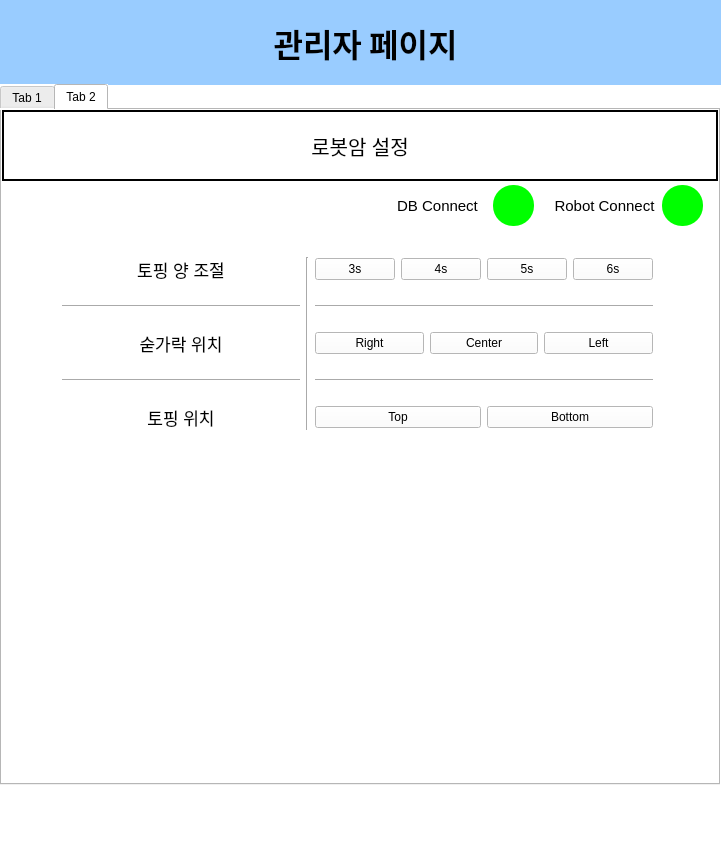
<?xml version="1.0" encoding="UTF-8"?>
<ui version="4.0">
 <class>Dialog</class>
 <widget class="QDialog" name="Dialog">
  <property name="geometry">
   <rect>
    <x>0</x>
    <y>0</y>
    <width>721</width>
    <height>852</height>
   </rect>
  </property>
  <property name="windowTitle">
   <string>Dialog</string>
  </property>
  <property name="styleSheet">
   <string notr="true"> background-color:rgb(255, 255, 255);</string>
  </property>
  <widget class="QLabel" name="choose_option_title_label">
   <property name="geometry">
    <rect>
     <x>-10</x>
     <y>0</y>
     <width>751</width>
     <height>85</height>
    </rect>
   </property>
   <property name="minimumSize">
    <size>
     <width>0</width>
     <height>85</height>
    </size>
   </property>
   <property name="maximumSize">
    <size>
     <width>16777215</width>
     <height>85</height>
    </size>
   </property>
   <property name="font">
    <font>
     <family>Pretendard ExtraBold</family>
     <pointsize>24</pointsize>
     <weight>75</weight>
     <bold>true</bold>
    </font>
   </property>
   <property name="styleSheet">
    <string notr="true"> background-color:rgb(153, 204, 255);
</string>
   </property>
   <property name="text">
    <string>관리자 페이지</string>
   </property>
   <property name="alignment">
    <set>Qt::AlignCenter</set>
   </property>
  </widget>
  <widget class="QTabWidget" name="tabWidget">
   <property name="geometry">
    <rect>
     <x>0</x>
     <y>84</y>
     <width>720</width>
     <height>701</height>
    </rect>
   </property>
   <property name="tabPosition">
    <enum>QTabWidget::North</enum>
   </property>
   <property name="currentIndex">
    <number>1</number>
   </property>
   <widget class="QWidget" name="tab_1">
    <attribute name="title">
     <string>Tab 1</string>
    </attribute>
    <widget class="QLabel" name="label_22">
     <property name="geometry">
      <rect>
       <x>0</x>
       <y>0</y>
       <width>716</width>
       <height>71</height>
      </rect>
     </property>
     <property name="styleSheet">
      <string notr="true">font: 20px</string>
     </property>
     <property name="frameShape">
      <enum>QFrame::WinPanel</enum>
     </property>
     <property name="text">
      <string>품절 상품 관리</string>
     </property>
     <property name="alignment">
      <set>Qt::AlignCenter</set>
     </property>
    </widget>
    <widget class="QWidget" name="gridLayoutWidget_2">
     <property name="geometry">
      <rect>
       <x>10</x>
       <y>82</y>
       <width>701</width>
       <height>341</height>
      </rect>
     </property>
     <layout class="QGridLayout" name="gridLayout_2" columnstretch="5,0,3">
      <property name="horizontalSpacing">
       <number>6</number>
      </property>
      <item row="1" column="1">
       <widget class="Line" name="line_19">
        <property name="orientation">
         <enum>Qt::Vertical</enum>
        </property>
       </widget>
      </item>
      <item row="7" column="2">
       <widget class="QSplitter" name="splitter_7">
        <property name="orientation">
         <enum>Qt::Horizontal</enum>
        </property>
        <widget class="QPushButton" name="top_sell_btn_1">
         <property name="text">
          <string>판매</string>
         </property>
        </widget>
        <widget class="QPushButton" name="top_sold_btn_1">
         <property name="text">
          <string>품절</string>
         </property>
        </widget>
       </widget>
      </item>
      <item row="11" column="0">
       <widget class="QLabel" name="label_16">
        <property name="styleSheet">
         <string notr="true">font: 20px</string>
        </property>
        <property name="frameShape">
         <enum>QFrame::NoFrame</enum>
        </property>
        <property name="text">
         <string>해바라기씨</string>
        </property>
        <property name="alignment">
         <set>Qt::AlignCenter</set>
        </property>
       </widget>
      </item>
      <item row="9" column="1">
       <widget class="Line" name="line_22">
        <property name="orientation">
         <enum>Qt::Vertical</enum>
        </property>
       </widget>
      </item>
      <item row="11" column="1">
       <widget class="Line" name="line_23">
        <property name="orientation">
         <enum>Qt::Vertical</enum>
        </property>
       </widget>
      </item>
      <item row="1" column="0">
       <widget class="QLabel" name="label_4">
        <property name="styleSheet">
         <string notr="true">font: 20px</string>
        </property>
        <property name="frameShape">
         <enum>QFrame::NoFrame</enum>
        </property>
        <property name="text">
         <string>딸기</string>
        </property>
        <property name="alignment">
         <set>Qt::AlignCenter</set>
        </property>
       </widget>
      </item>
      <item row="7" column="0">
       <widget class="QLabel" name="label_14">
        <property name="styleSheet">
         <string notr="true">font: 20px</string>
        </property>
        <property name="frameShape">
         <enum>QFrame::NoFrame</enum>
        </property>
        <property name="text">
         <string>코코볼</string>
        </property>
        <property name="alignment">
         <set>Qt::AlignCenter</set>
        </property>
       </widget>
      </item>
      <item row="6" column="0">
       <widget class="Line" name="line_3">
        <property name="orientation">
         <enum>Qt::Horizontal</enum>
        </property>
       </widget>
      </item>
      <item row="2" column="0">
       <widget class="Line" name="line">
        <property name="orientation">
         <enum>Qt::Horizontal</enum>
        </property>
       </widget>
      </item>
      <item row="9" column="0">
       <widget class="QLabel" name="label_15">
        <property name="styleSheet">
         <string notr="true">font: 20px</string>
        </property>
        <property name="frameShape">
         <enum>QFrame::NoFrame</enum>
        </property>
        <property name="text">
         <string>죠리퐁</string>
        </property>
        <property name="alignment">
         <set>Qt::AlignCenter</set>
        </property>
       </widget>
      </item>
      <item row="12" column="0">
       <widget class="Line" name="line_17">
        <property name="orientation">
         <enum>Qt::Horizontal</enum>
        </property>
       </widget>
      </item>
      <item row="3" column="0">
       <widget class="QLabel" name="label_6">
        <property name="styleSheet">
         <string notr="true">font: 20px</string>
        </property>
        <property name="frameShape">
         <enum>QFrame::NoFrame</enum>
        </property>
        <property name="text">
         <string>바닐라</string>
        </property>
        <property name="alignment">
         <set>Qt::AlignCenter</set>
        </property>
       </widget>
      </item>
      <item row="8" column="2">
       <widget class="Line" name="line_13">
        <property name="orientation">
         <enum>Qt::Horizontal</enum>
        </property>
       </widget>
      </item>
      <item row="11" column="2">
       <widget class="QSplitter" name="splitter_6">
        <property name="orientation">
         <enum>Qt::Horizontal</enum>
        </property>
        <widget class="QPushButton" name="top_sell_btn_3">
         <property name="text">
          <string>판매</string>
         </property>
        </widget>
        <widget class="QPushButton" name="top_sold_btn_3">
         <property name="text">
          <string>품절</string>
         </property>
        </widget>
       </widget>
      </item>
      <item row="8" column="0">
       <widget class="Line" name="line_4">
        <property name="orientation">
         <enum>Qt::Horizontal</enum>
        </property>
       </widget>
      </item>
      <item row="2" column="2">
       <widget class="Line" name="line_9">
        <property name="orientation">
         <enum>Qt::Horizontal</enum>
        </property>
       </widget>
      </item>
      <item row="7" column="1">
       <widget class="Line" name="line_21">
        <property name="orientation">
         <enum>Qt::Vertical</enum>
        </property>
       </widget>
      </item>
      <item row="0" column="2">
       <widget class="Line" name="line_15">
        <property name="orientation">
         <enum>Qt::Horizontal</enum>
        </property>
       </widget>
      </item>
      <item row="6" column="2">
       <widget class="Line" name="line_11">
        <property name="orientation">
         <enum>Qt::Horizontal</enum>
        </property>
       </widget>
      </item>
      <item row="3" column="2">
       <widget class="QSplitter" name="splitter_2">
        <property name="orientation">
         <enum>Qt::Horizontal</enum>
        </property>
        <widget class="QPushButton" name="menu_sell_btn_2">
         <property name="text">
          <string>판매</string>
         </property>
        </widget>
        <widget class="QPushButton" name="menu_sold_btn_2">
         <property name="text">
          <string>품절</string>
         </property>
        </widget>
       </widget>
      </item>
      <item row="5" column="1">
       <widget class="Line" name="line_16">
        <property name="orientation">
         <enum>Qt::Vertical</enum>
        </property>
       </widget>
      </item>
      <item row="4" column="0">
       <widget class="Line" name="line_2">
        <property name="orientation">
         <enum>Qt::Horizontal</enum>
        </property>
       </widget>
      </item>
      <item row="1" column="2">
       <widget class="QSplitter" name="splitter">
        <property name="orientation">
         <enum>Qt::Horizontal</enum>
        </property>
        <widget class="QPushButton" name="menu_sell_btn_1">
         <property name="text">
          <string>판매</string>
         </property>
        </widget>
        <widget class="QPushButton" name="menu_sold_btn_1">
         <property name="text">
          <string>품절</string>
         </property>
        </widget>
       </widget>
      </item>
      <item row="5" column="2">
       <widget class="QSplitter" name="splitter_5">
        <property name="orientation">
         <enum>Qt::Horizontal</enum>
        </property>
        <widget class="QPushButton" name="menu_sell_btn_3">
         <property name="text">
          <string>판매</string>
         </property>
        </widget>
        <widget class="QPushButton" name="menu_sold_btn_3">
         <property name="text">
          <string>품절</string>
         </property>
        </widget>
       </widget>
      </item>
      <item row="4" column="2">
       <widget class="Line" name="line_12">
        <property name="orientation">
         <enum>Qt::Horizontal</enum>
        </property>
       </widget>
      </item>
      <item row="0" column="0">
       <widget class="Line" name="line_14">
        <property name="orientation">
         <enum>Qt::Horizontal</enum>
        </property>
       </widget>
      </item>
      <item row="10" column="0">
       <widget class="Line" name="line_5">
        <property name="orientation">
         <enum>Qt::Horizontal</enum>
        </property>
       </widget>
      </item>
      <item row="10" column="2">
       <widget class="Line" name="line_8">
        <property name="orientation">
         <enum>Qt::Horizontal</enum>
        </property>
       </widget>
      </item>
      <item row="12" column="2">
       <widget class="Line" name="line_18">
        <property name="orientation">
         <enum>Qt::Horizontal</enum>
        </property>
       </widget>
      </item>
      <item row="3" column="1">
       <widget class="Line" name="line_20">
        <property name="orientation">
         <enum>Qt::Vertical</enum>
        </property>
       </widget>
      </item>
      <item row="5" column="0">
       <widget class="QLabel" name="label_13">
        <property name="styleSheet">
         <string notr="true">font: 20px</string>
        </property>
        <property name="frameShape">
         <enum>QFrame::NoFrame</enum>
        </property>
        <property name="text">
         <string>초코</string>
        </property>
        <property name="alignment">
         <set>Qt::AlignCenter</set>
        </property>
       </widget>
      </item>
      <item row="9" column="2">
       <widget class="QSplitter" name="splitter_8">
        <property name="orientation">
         <enum>Qt::Horizontal</enum>
        </property>
        <widget class="QPushButton" name="top_sell_btn_2">
         <property name="text">
          <string>판매</string>
         </property>
        </widget>
        <widget class="QPushButton" name="top_sold_btn_2">
         <property name="text">
          <string>품절</string>
         </property>
        </widget>
       </widget>
      </item>
     </layout>
    </widget>
   </widget>
   <widget class="QWidget" name="tab_2">
    <attribute name="title">
     <string>Tab 2</string>
    </attribute>
    <widget class="QLabel" name="label_5">
     <property name="geometry">
      <rect>
       <x>0</x>
       <y>0</y>
       <width>716</width>
       <height>71</height>
      </rect>
     </property>
     <property name="styleSheet">
      <string notr="true">font: 20px</string>
     </property>
     <property name="frameShape">
      <enum>QFrame::WinPanel</enum>
     </property>
     <property name="text">
      <string>로봇암 설정</string>
     </property>
     <property name="alignment">
      <set>Qt::AlignCenter</set>
     </property>
    </widget>
    <widget class="QWidget" name="gridLayoutWidget_3">
     <property name="geometry">
      <rect>
       <x>60</x>
       <y>130</y>
       <width>591</width>
       <height>211</height>
      </rect>
     </property>
     <layout class="QGridLayout" name="gridLayout_5">
      <item row="2" column="0">
       <widget class="QLabel" name="label_19">
        <property name="styleSheet">
         <string notr="true">font: 17px</string>
        </property>
        <property name="frameShape">
         <enum>QFrame::NoFrame</enum>
        </property>
        <property name="text">
         <string>숟가락 위치</string>
        </property>
        <property name="alignment">
         <set>Qt::AlignCenter</set>
        </property>
       </widget>
      </item>
      <item row="2" column="2">
       <layout class="QHBoxLayout" name="horizontalLayout_13">
        <item>
         <widget class="QPushButton" name="pos_right">
          <property name="text">
           <string>Right</string>
          </property>
         </widget>
        </item>
        <item>
         <widget class="QPushButton" name="pos_center">
          <property name="text">
           <string>Center</string>
          </property>
         </widget>
        </item>
        <item>
         <widget class="QPushButton" name="pos_left">
          <property name="text">
           <string>Left</string>
          </property>
         </widget>
        </item>
       </layout>
      </item>
      <item row="4" column="0">
       <widget class="QLabel" name="label_21">
        <property name="styleSheet">
         <string notr="true">font: 17px</string>
        </property>
        <property name="frameShape">
         <enum>QFrame::NoFrame</enum>
        </property>
        <property name="text">
         <string>토핑 위치</string>
        </property>
        <property name="alignment">
         <set>Qt::AlignCenter</set>
        </property>
       </widget>
      </item>
      <item row="1" column="2">
       <widget class="Line" name="line_32">
        <property name="orientation">
         <enum>Qt::Horizontal</enum>
        </property>
       </widget>
      </item>
      <item row="0" column="0">
       <widget class="QLabel" name="label_20">
        <property name="styleSheet">
         <string notr="true">font: 17px</string>
        </property>
        <property name="frameShape">
         <enum>QFrame::NoFrame</enum>
        </property>
        <property name="text">
         <string>토핑 양 조절</string>
        </property>
        <property name="alignment">
         <set>Qt::AlignCenter</set>
        </property>
       </widget>
      </item>
      <item row="4" column="2">
       <layout class="QHBoxLayout" name="horizontalLayout_12">
        <item>
         <widget class="QPushButton" name="top_above">
          <property name="text">
           <string>Top</string>
          </property>
         </widget>
        </item>
        <item>
         <widget class="QPushButton" name="top_below">
          <property name="text">
           <string>Bottom</string>
          </property>
         </widget>
        </item>
       </layout>
      </item>
      <item row="1" column="0">
       <widget class="Line" name="line_35">
        <property name="orientation">
         <enum>Qt::Horizontal</enum>
        </property>
       </widget>
      </item>
      <item row="0" column="2">
       <layout class="QHBoxLayout" name="horizontalLayout_14">
        <item>
         <widget class="QPushButton" name="topping_time_3s">
          <property name="text">
           <string>3s</string>
          </property>
         </widget>
        </item>
        <item>
         <widget class="QPushButton" name="topping_time_4s">
          <property name="text">
           <string>4s</string>
          </property>
         </widget>
        </item>
        <item>
         <widget class="QPushButton" name="topping_time_5s">
          <property name="text">
           <string>5s</string>
          </property>
         </widget>
        </item>
        <item>
         <widget class="QPushButton" name="topping_time_6s">
          <property name="text">
           <string>6s</string>
          </property>
         </widget>
        </item>
       </layout>
      </item>
      <item row="3" column="0">
       <widget class="Line" name="line_33">
        <property name="orientation">
         <enum>Qt::Horizontal</enum>
        </property>
       </widget>
      </item>
      <item row="0" column="1" rowspan="5">
       <widget class="Line" name="line_38">
        <property name="orientation">
         <enum>Qt::Vertical</enum>
        </property>
       </widget>
      </item>
      <item row="3" column="2">
       <widget class="Line" name="line_6">
        <property name="orientation">
         <enum>Qt::Horizontal</enum>
        </property>
       </widget>
      </item>
     </layout>
    </widget>
    <widget class="QLabel" name="connect_robot">
     <property name="geometry">
      <rect>
       <x>660</x>
       <y>75</y>
       <width>41</width>
       <height>41</height>
      </rect>
     </property>
     <property name="styleSheet">
      <string notr="true">color:white;
background-color: rgb(0, 255, 0);
border-radius: 20px;
</string>
     </property>
     <property name="text">
      <string/>
     </property>
    </widget>
    <widget class="QLabel" name="connect_db">
     <property name="geometry">
      <rect>
       <x>491</x>
       <y>75</y>
       <width>41</width>
       <height>41</height>
      </rect>
     </property>
     <property name="styleSheet">
      <string notr="true">color:white;
background-color: rgb(0, 255, 0);
border-radius: 20px;
</string>
     </property>
     <property name="text">
      <string/>
     </property>
    </widget>
    <widget class="QLabel" name="label_2">
     <property name="geometry">
      <rect>
       <x>380</x>
       <y>80</y>
       <width>111</width>
       <height>31</height>
      </rect>
     </property>
     <property name="styleSheet">
      <string notr="true">font: 15px</string>
     </property>
     <property name="frameShape">
      <enum>QFrame::NoFrame</enum>
     </property>
     <property name="text">
      <string>DB Connect</string>
     </property>
     <property name="alignment">
      <set>Qt::AlignCenter</set>
     </property>
    </widget>
    <widget class="QLabel" name="label_3">
     <property name="geometry">
      <rect>
       <x>547</x>
       <y>80</y>
       <width>111</width>
       <height>31</height>
      </rect>
     </property>
     <property name="styleSheet">
      <string notr="true">font: 15px</string>
     </property>
     <property name="frameShape">
      <enum>QFrame::NoFrame</enum>
     </property>
     <property name="text">
      <string>Robot Connect</string>
     </property>
     <property name="alignment">
      <set>Qt::AlignCenter</set>
     </property>
    </widget>
   </widget>
  </widget>
 </widget>
 <resources/>
 <connections/>
</ui>
